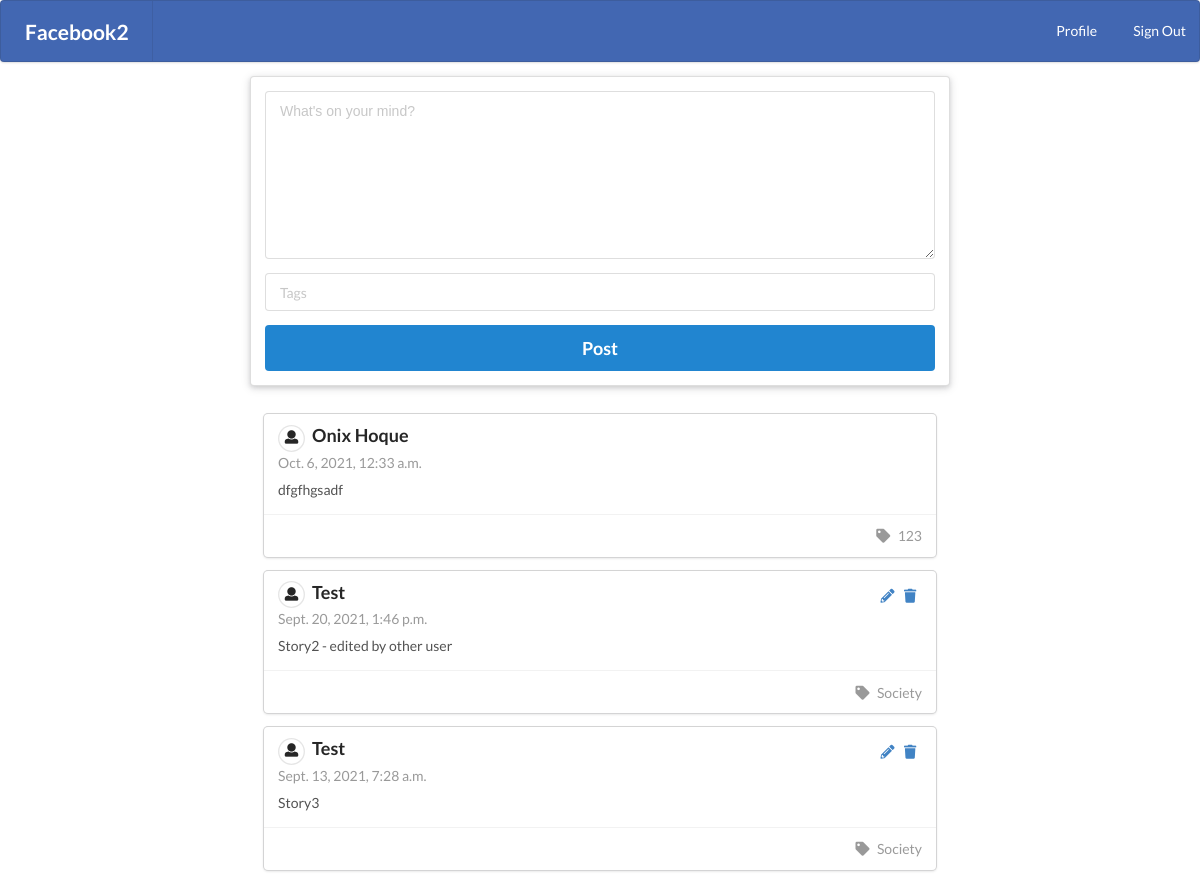
Screenshot of / (signed in) with the database file from the repository.
### facebook2/models.py (models this page shows)
class Story(models.Model):
	content = models.TextField()
	tags = models.CharField(max_length=100)
	author = models.ForeignKey(User, on_delete=models.CASCADE)
	date = models.DateTimeField(default=timezone.now)

### facebook2/views.py (the view)
# urls.py: path('', views.homepage, name="homepage"),
@login_required
def homepage(request):
	context = {
		'phone': '123',
		'posts': Story.objects.all().order_by('-date')
	}
	return render(request, 'facebook2/index.html', context)

### facebook2/templates/facebook2/index.html (shortened to what this page needs)
{% extends 'facebook2/base.html' %}
{% block body %}
	<div class="ui text container">
		<div class="ui raised segment">
			<form class="ui form" method="POST" action="{% url 'addpost' %}">
			  <div class="field">
			  	<textarea name="content" placeholder="What's on your mind?"></textarea>
			  </div>
			  <div class="field">
			    <input type="text" name="tags" placeholder="Tags" maxlength="100">
			  </div>
			  <button class="ui primary fluid big button" type="submit">Post</button>
			</form>
		</div>
		<div class="ui basic segment">
		{% for p in posts %}
		<div class="ui fluid card">
		  <div class="content">
		  	{% if user == p.author %}
		  	<span class="right floated">
			    <a href="{% url 'editpost' p.id %}"><i class="pencil icon"></i></a>
			    <a href="{% url 'deletepost' p.id %}"><i class="trash icon"></i></a>
			  </span>
			{% endif %}
		  	{% if p.author.first_name %}
		  		<div class="header"><i class="small circular user icon"></i> {{ p.author.first_name }} {{ p.author.last_name }}</div>
		  	{% else %}
		    	<div class="header"><i class="small circular user icon"></i> {{ p.author }}</div>
		  	{% endif %}
		    <div class="meta">{{ p.date }}</div>
		    <div class="description">
		      <p>{{ p.content }}</p>
		    </div>
		  </div>
		  <div class="right aligned extra content">
		    <i class="tag icon"></i>
		    {{ p.tags }}
		  </div>
		</div>
		{% endfor %}
		</div>
	</div>
{% endblock body %}

### facebook2/templates/facebook2/base.html (shortened to what this page needs)
{% load static %}
<!DOCTYPE html>
<html>
<head>
	<link rel="stylesheet" href="https://cdnjs.cloudflare.com/ajax/libs/semantic-ui/2.4.1/semantic.min.css">
	<link rel="stylesheet" href="{% static 'facebook2/mystyle.css' %}">
</head>
<body>
	<div class="ui menu" id="topbar">
	  <a href="{% url 'homepage' %}" class="header item" id="logo">
	    Facebook2
	  </a>
	  <div class="ui right secondary menu">
	  	<a class="item" href="{% url 'profile-page' %}">
		    Profile
		  </a>
		  <a href="{% url 'signout' %}" class="item">
		    Sign Out
		  </a>
	  </div>
	</div>
	{% block body %} {% endblock body %}
</body>
</html>

### facebook2/static/facebook2/mystyle.css (style rules this page uses)
#topbar { background-color: #4267B2; }
#logo { font-size: 1.5em; color: white; }
#topbar a.item { color: white; }

### rows the page displays
Story: author.first_name "Onix", author.last_name "Hoque", date "Oct. 6, 2021, 12:33 a.m.", content "dfgfhgsadf", tags "123"
Story: author "Test", date "Sept. 20, 2021, 1:46 p.m.", content "Story2 - edited by other user", tags "Society"
Story: author "Test", date "Sept. 13, 2021, 7:28 a.m.", content "Story3", tags "Society"
